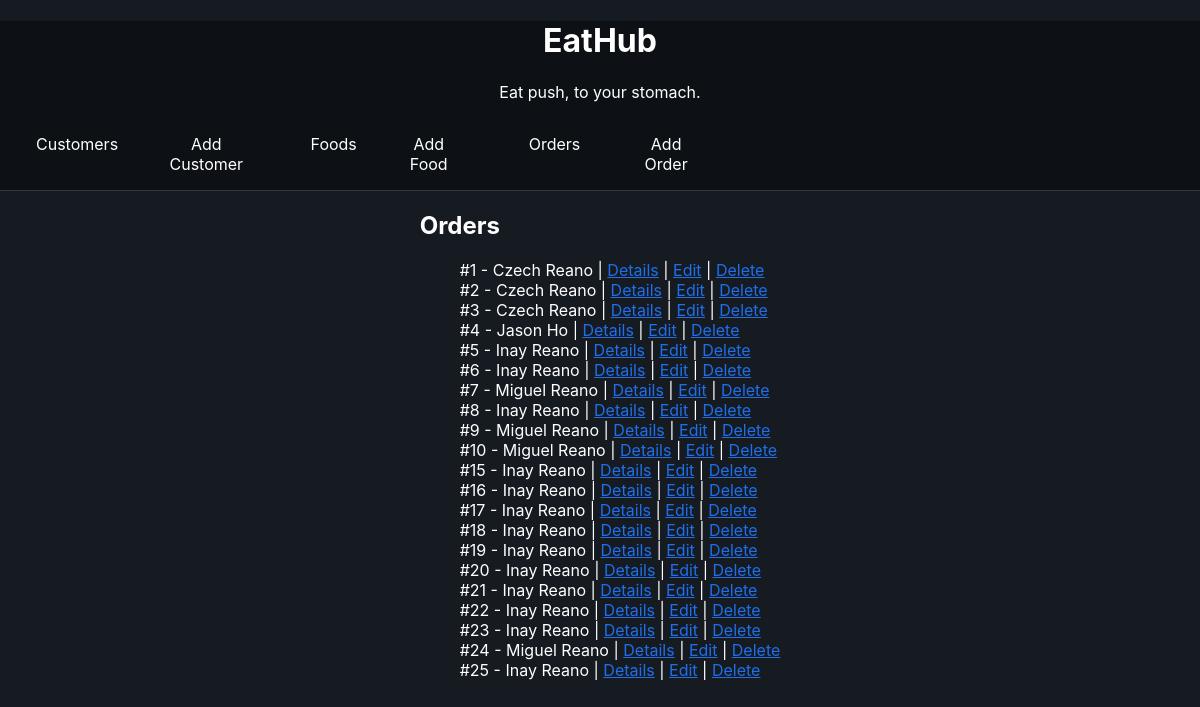
The page /webkiosk/orders/ on the database as committed earlier.
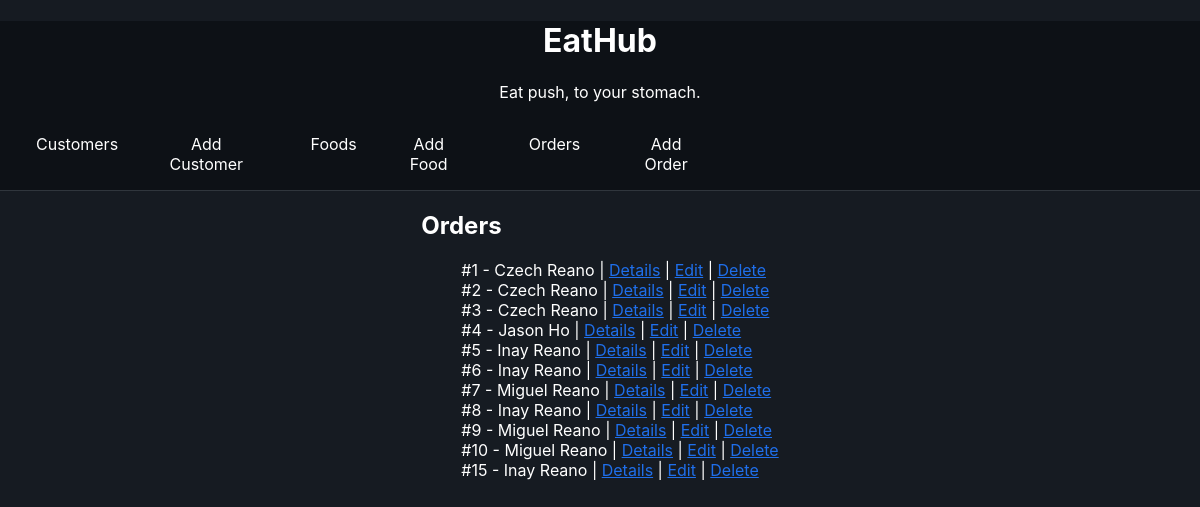
The same page on the database as committed later.
### webkiosk/models.py (models this page shows, shortened)
class Order(models.Model):
    CHOICES = [
        ('Cash','Cash'),
        ('Card','Card'),
        ('Digitalwallet','Digital Wallet'),
    ]
    orderdatetime = models.DateTimeField(auto_now_add=True)
    paymentmode = models.CharField(max_length=15, choices=CHOICES)
    customer = models.ForeignKey(Customer, on_delete=models.CASCADE)

class Customer(models.Model):
    firstname = models.CharField(max_length=20)
    lastname = models.CharField(max_length=20)
    date_joined = models.DateTimeField(auto_now_add=True)

### webkiosk/views.py (the view)
# urls.py: path('orders/', views.listorders, name='order-list'),
def listorders(request):
    orderlist = Order.objects.all()
    context = {'orderlist': orderlist}
    return render(request, "webkiosk/order_list.html", context)

### webkiosk/templates/webkiosk/order_list.html (shortened to what this page needs)
{% extends 'webkiosk/base_template.html' %}
{% block maincontent %}
<h2>Orders</h2>
<ul class="list-style-none">
    {% for order in orderlist %}
        <li>#{{order.id}} - {{ order.customer.firstname}} {{order.customer.lastname}} |
            <a href="{% url 'webkiosk:order-details' order.id %}">Details</a> |
            <a href="{% url 'webkiosk:order-edit' order.id %}">Edit</a> |
            <a href="{% url 'webkiosk:order-delete' order.id %}">Delete</a>
        </li>
    {% endfor %}
</ul>
{% endblock %}

Rows that differ between the two databases and show on the page:
removed Order: id "16", customer.firstname "Inay", customer.lastname "Reano"
removed Order: id "17", customer.firstname "Inay", customer.lastname "Reano"
removed Order: id "18", customer.firstname "Inay", customer.lastname "Reano"
removed Order: id "19", customer.firstname "Inay", customer.lastname "Reano"
removed Order: id "20", customer.firstname "Inay", customer.lastname "Reano"
removed Order: id "21", customer.firstname "Inay", customer.lastname "Reano"
removed Order: id "22", customer.firstname "Inay", customer.lastname "Reano"
removed Order: id "23", customer.firstname "Inay", customer.lastname "Reano"
removed Order: id "24", customer.firstname "Miguel", customer.lastname "Reano"
removed Order: id "25", customer.firstname "Inay", customer.lastname "Reano"
